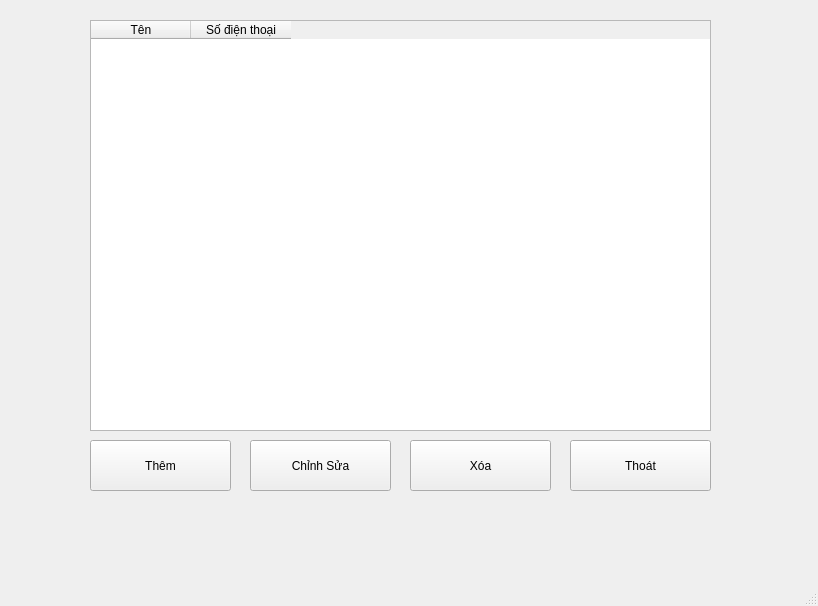
<?xml version="1.0" encoding="UTF-8"?>
<ui version="4.0">
 <class>MainWindow</class>
 <widget class="QMainWindow" name="MainWindow">
  <property name="geometry">
   <rect>
    <x>0</x>
    <y>0</y>
    <width>818</width>
    <height>606</height>
   </rect>
  </property>
  <property name="windowTitle">
   <string>MainWindow</string>
  </property>
  <widget class="QWidget" name="centralwidget">
   <widget class="QTableWidget" name="tableWidget">
    <property name="geometry">
     <rect>
      <x>90</x>
      <y>20</y>
      <width>621</width>
      <height>411</height>
     </rect>
    </property>
    <column>
     <property name="text">
      <string>Tên</string>
     </property>
    </column>
    <column>
     <property name="text">
      <string>Số điện thoại</string>
     </property>
    </column>
   </widget>
   <widget class="QPushButton" name="pushButton">
    <property name="geometry">
     <rect>
      <x>90</x>
      <y>440</y>
      <width>141</width>
      <height>51</height>
     </rect>
    </property>
    <property name="text">
     <string>Thêm</string>
    </property>
   </widget>
   <widget class="QPushButton" name="pushButton_2">
    <property name="geometry">
     <rect>
      <x>250</x>
      <y>440</y>
      <width>141</width>
      <height>51</height>
     </rect>
    </property>
    <property name="text">
     <string>Chỉnh Sửa</string>
    </property>
   </widget>
   <widget class="QPushButton" name="pushButton_3">
    <property name="geometry">
     <rect>
      <x>410</x>
      <y>440</y>
      <width>141</width>
      <height>51</height>
     </rect>
    </property>
    <property name="text">
     <string>Xóa</string>
    </property>
   </widget>
   <widget class="QPushButton" name="pushButton_4">
    <property name="geometry">
     <rect>
      <x>570</x>
      <y>440</y>
      <width>141</width>
      <height>51</height>
     </rect>
    </property>
    <property name="text">
     <string>Thoát</string>
    </property>
   </widget>
  </widget>
  <widget class="QMenuBar" name="menubar">
   <property name="geometry">
    <rect>
     <x>0</x>
     <y>0</y>
     <width>818</width>
     <height>18</height>
    </rect>
   </property>
  </widget>
  <widget class="QStatusBar" name="statusbar"/>
 </widget>
 <resources/>
 <connections/>
</ui>
